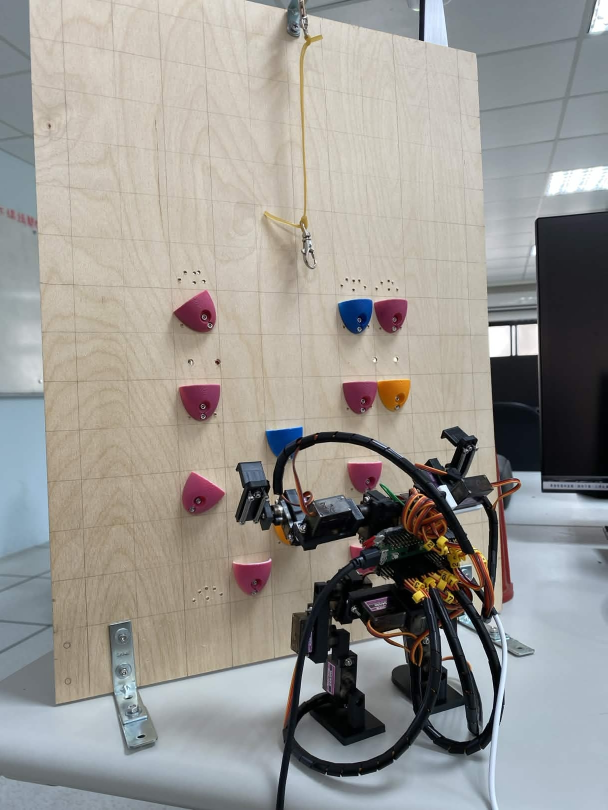
#> input picture images/Scene.jpg, 1215 x 1620 px, given in place of the camera (shown at 1/2 size)
$ python visual_serving_test.py
#> lines starting #> are read from the running program, lines starting #| are printed output that depends on the picture; after the words box and inside, x2 and y2 are one past the last pixel; in counts of white or black regions, pixels touching at a corner belong together
import cv2
import numpy as np
import math
import time
import serial

# ================= SERIAL =================
PICO_PORT = "COM4"
BAUD = 115200

pico = serial.Serial(PICO_PORT, BAUD, timeout=0.5)
time.sleep(3)
print("Connected to Pico:", PICO_PORT)

# [8 lines left out: function send_pico, not called in this run]

# ================= SETTINGS =================
AUTO_MOVE = False
last_send_time = 0

SEND_INTERVAL = 0.25
STEP = 3
MOVE_THRESHOLD = 5
DIST_OK = 20

# direction signs
ROLL_SIGN = 1
ARM_SIGN = 1

clicked_point = None
manual_lhand_point = None

# ================= HELPERS =================
def dist(p1, p2):
    return math.sqrt((p1[0] - p2[0]) ** 2 + (p1[1] - p2[1]) ** 2)

# [17 lines left out: function mouse_callback, not called in this run]

# ================= CAMERA =================
cap = cv2.VideoCapture(0)
cap.set(cv2.CAP_PROP_AUTOFOCUS, 1)
cap.set(cv2.CAP_PROP_FRAME_WIDTH, 1280)
cap.set(cv2.CAP_PROP_FRAME_HEIGHT, 720)

cv2.namedWindow("Detection")
cv2.setMouseCallback("Detection", mouse_callback)

# ================= MAIN LOOP =================
while True:
    ret, frame = cap.read()
#> frame is the input picture: shape (1620, 1215, 3); mean B, G, R 145.7, 150, 152.6

    if not ret:
        print("Cannot read camera frame")
        break

    hsv = cv2.cvtColor(frame, cv2.COLOR_BGR2HSV)
#> hsv: shape (1620, 1215, 3); mean H, S, V 59.2, 41.5, 159.8
    kernel = np.ones((5, 5), np.uint8)

    # ==================================================
    # RED: BODY MARKERS
    # ==================================================
    lower_red1 = np.array([0, 80, 80])
    upper_red1 = np.array([10, 255, 255])

    lower_red2 = np.array([170, 80, 80])
    upper_red2 = np.array([180, 255, 255])

    red_mask1 = cv2.inRange(hsv, lower_red1, upper_red1)
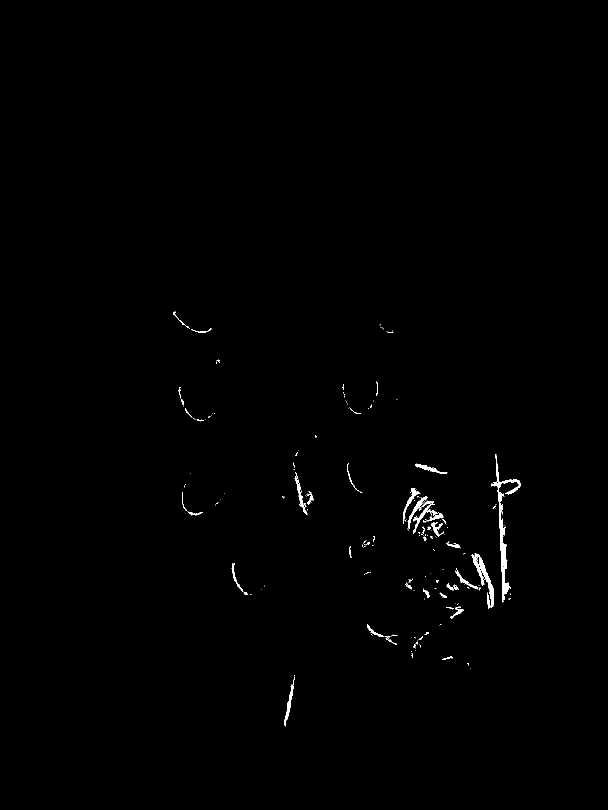
#> red_mask1: shape (1620, 1215) (shown at 1/2 size); 0.49% white; 210 white regions (161 under 20 px), largest, box (x1, y1, x2, y2) and area: (982, 908, 1042, 1205) 2335, (943, 1107, 988, 1215) 1111, (826, 1002, 876, 1067) 575
    red_mask2 = cv2.inRange(hsv, lower_red2, upper_red2)
#> red_mask2: shape (1620, 1215); 0.87% white; 127 white regions (107 under 20 px), largest, box (x1, y1, x2, y2) and area: (351, 580, 432, 663) 3057, (467, 1123, 544, 1189) 2494, (366, 944, 449, 1028) 2300
    red_mask = red_mask1 + red_mask2
#> red_mask: shape (1620, 1215); 1.4% white; 208 white regions (159 under 20 px), largest, box (x1, y1, x2, y2) and area: (982, 908, 1042, 1205) 3611, (346, 580, 432, 665) 3178, (463, 1123, 544, 1190) 2748

    red_mask = cv2.morphologyEx(red_mask, cv2.MORPH_OPEN, kernel)
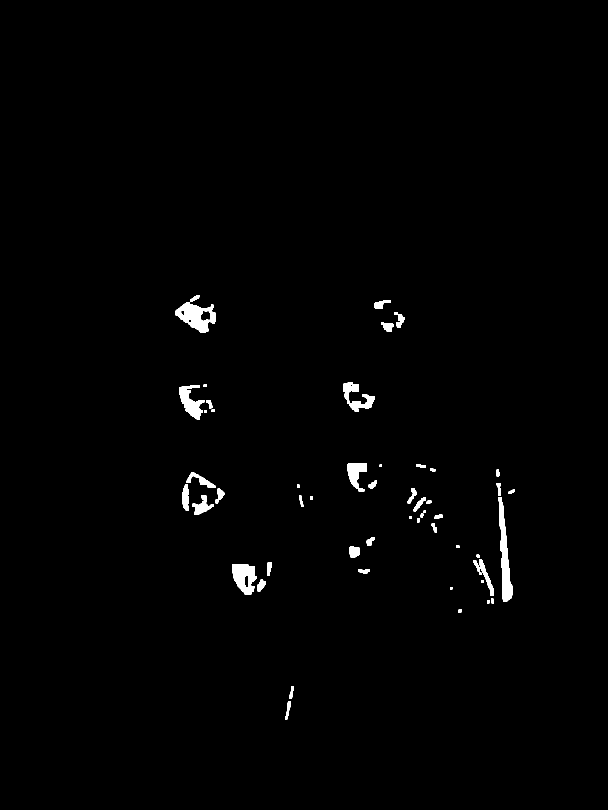
#> red_mask: shape (1620, 1215) (shown at 1/2 size); 1% white; 60 white regions, largest, box (x1, y1, x2, y2) and area: (996, 994, 1025, 1204) 2695, (351, 604, 432, 665) 2673, (464, 1128, 514, 1189) 2058
    red_mask = cv2.morphologyEx(red_mask, cv2.MORPH_CLOSE, kernel)
#> red_mask: shape (1620, 1215); 1% white; 42 white regions

    red_contours, _ = cv2.findContours(
        red_mask,
        cv2.RETR_EXTERNAL,
        cv2.CHAIN_APPROX_SIMPLE
    )
#> red_contours = 42 contours, 3 with area under 20; largest, box (x1, y1, x2, y2) and area: (351, 590, 432, 665) 3054, (993, 966, 1025, 1204) 2622, (464, 1128, 514, 1189) 2084, (358, 770, 429, 840) 1838, (686, 765, 750, 824) 1461

    red_points = []

    for cnt in red_contours:
        area = cv2.contourArea(cnt)

        if area < 80 or area > 8000:
            continue

        M = cv2.moments(cnt)
        if M["m00"] == 0:
            continue

        cx = int(M["m10"] / M["m00"])
        cy = int(M["m01"] / M["m00"])

        red_points.append((cx, cy, area))
#> this loop made 42 passes
#> (area, cx, cy) on passes 1, 3, 6, 7, 8, 9, 10, 12: (277.5, 578, 1404), (91, 981, 1202), (237.5, 521, 1170), (140.5, 727, 1141), (2084.5, 488, 1154), (177, 537, 1136), (733, 967, 1147), (374.5, 708, 1103)
#> after the loop, red_points = 26 items, first 6: (578, 1404, 277.5), (981, 1202, 91), (521, 1170, 237.5), (727, 1141, 140.5), (488, 1154, 2084.5), (537, 1136, 177)

    red_points = sorted(red_points, key=lambda p: p[2], reverse=True)[:4]
#> red_points = [(392, 630, 3053.5), (1008, 1107, 2622), (488, 1154, 2084.5), (384, 804, 1838)]

    if len(red_points) == 4:
        pts = [(p[0], p[1]) for p in red_points]
#> pts = [(392, 630), (1008, 1107), (488, 1154), (384, 804)]
        pts = sorted(pts, key=lambda p: p[1])
#> pts = [(392, 630), (384, 804), (1008, 1107), (488, 1154)]

        top = sorted(pts[:2], key=lambda p: p[0])
#> top = [(384, 804), (392, 630)]
        bottom = sorted(pts[2:], key=lambda p: p[0])
#> bottom = [(488, 1154), (1008, 1107)]

        P1 = top[0]
#> P1 = (384, 804)
        P2 = top[1]
#> P2 = (392, 630)
        P3 = bottom[0]
#> P3 = (488, 1154)
        P4 = bottom[1]
#> P4 = (1008, 1107)

        for label, p in zip(["P1", "P2", "P3", "P4"], [P1, P2, P3, P4]):
            cv2.circle(frame, p, 8, (0, 0, 255), -1)
            cv2.putText(
                frame,
                label,
                (p[0] + 10, p[1]),
                cv2.FONT_HERSHEY_SIMPLEX,
                0.6,
                (0, 0, 255),
                2
            )
#> this loop made 4 passes
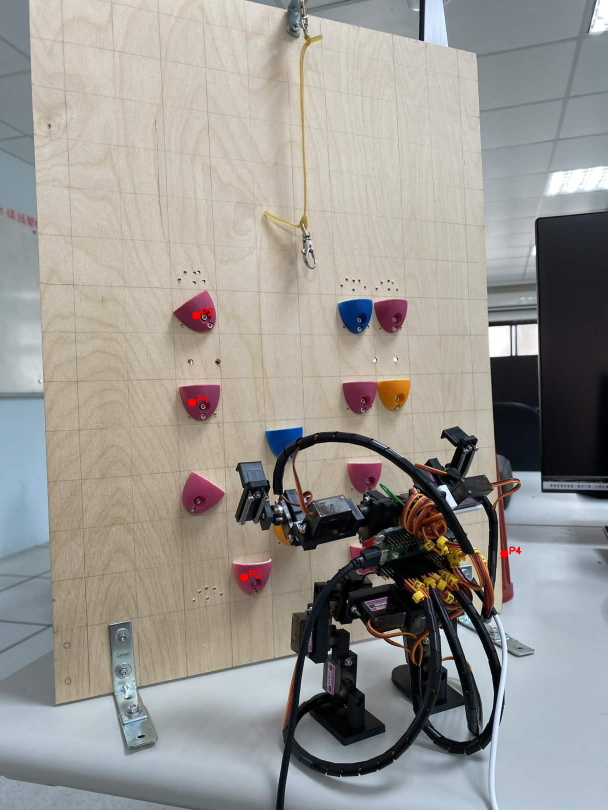
#> frame: shape (1620, 1215, 3) (shown at 1/2 size); 0.08% of pixels changed, all inside (x1, y1, x2, y2) = (376, 616, 1043, 1163)

        center_x = int((P1[0] + P2[0] + P3[0] + P4[0]) / 4)
#> center_x = 568
        center_y = int((P1[1] + P2[1] + P3[1] + P4[1]) / 4)
#> center_y = 923

        cv2.circle(frame, (center_x, center_y), 10, (255, 0, 255), -1)
#> frame: shape (1620, 1215, 3); 0.02% of pixels changed, all inside (x1, y1, x2, y2) = (558, 913, 579, 934)
        cv2.putText(
            frame,
            "BODY CENTER",
            (center_x + 15, center_y),
            cv2.FONT_HERSHEY_SIMPLEX,
            0.6,
            (255, 0, 255),
            2
        )
#> frame: shape (1620, 1215, 3); mean B, G, R 145.8, 149.9, 152.8

    # ==================================================
    # GREEN: HANDS / SOLES
    # ==================================================
    lower_green = np.array([35, 60, 60])
    upper_green = np.array([85, 255, 255])

    green_mask = cv2.inRange(hsv, lower_green, upper_green)
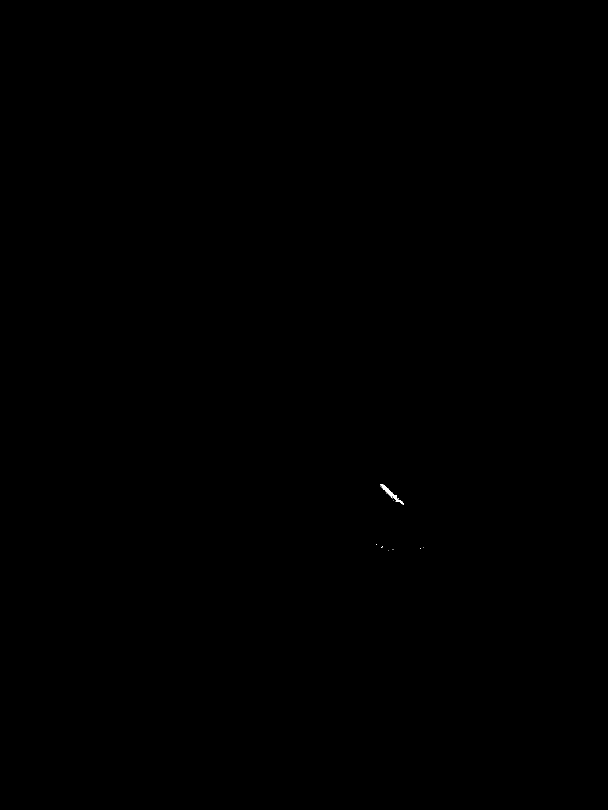
#> green_mask: shape (1620, 1215) (shown at 1/2 size); 0.02% white; 14 white regions (13 under 20 px), largest, box (x1, y1, x2, y2) and area: (760, 968, 808, 1010) 324
    green_mask = cv2.morphologyEx(green_mask, cv2.MORPH_OPEN, kernel)
#> green_mask: shape (1620, 1215); 0.01% white; 2 white regions
    green_mask = cv2.morphologyEx(green_mask, cv2.MORPH_CLOSE, kernel)

    green_contours, _ = cv2.findContours(
        green_mask,
        cv2.RETR_EXTERNAL,
        cv2.CHAIN_APPROX_SIMPLE
    )
#> green_contours = 2 contours; box (x1, y1, x2, y2) and area: (765, 971, 782, 988) 90, (787, 991, 793, 996) 20

    green_points = []

    for cnt in green_contours:
        area = cv2.contourArea(cnt)

        if area < 80 or area > 8000:
            continue

        rect = cv2.minAreaRect(cnt)
        (cx, cy), (w, h), angle = rect

        if w == 0 or h == 0:
            continue

        if w < h:
            angle += 90

        cx = int(cx)
        cy = int(cy)

        box = cv2.boxPoints(rect).astype(np.int32)

        green_points.append((cx, cy, area, box, angle))
#> this loop made 2 passes
#> (area, rect, cx, cy, w, h, angle, box) on pass 2: (90.5, ((772.8, 979.3), (6.36, 22.63), -45), 772, 979, 6.36, 22.63, 45, [[778, 989], [762, 973], [767, 969], [783, 985]])
#> after the loop, green_points = [(772, 979, 90.5, [[778, 989], [762, 973], [767, 969], [783, 985]], 45)]

    green_points = sorted(green_points, key=lambda p: p[2], reverse=True)[:4]

    L_hand = None
    R_hand = None
    L_sole = None
    R_sole = None

    if len(green_points) > 0:
        if manual_lhand_point is not None:
            mx, my = manual_lhand_point
            L_hand = min(
                green_points,
                key=lambda p: dist((p[0], p[1]), (mx, my))
            )
        else:
            gpts = sorted(green_points, key=lambda p: p[1])
#> gpts has the same summary as green_points

            if len(gpts) >= 2:
                hands = sorted(gpts[:2], key=lambda p: p[0])
                L_hand = hands[0]
                R_hand = hands[1]

            if len(gpts) >= 4:
                soles = sorted(gpts[2:], key=lambda p: p[0])
                L_sole = soles[0]
                R_sole = soles[1]

    for i, item in enumerate(green_points):
        cx, cy, area, box, angle = item

        cv2.drawContours(frame, [box], 0, (0, 255, 0), 2)
        cv2.circle(frame, (cx, cy), 5, (0, 255, 255), -1)
        cv2.putText(
            frame,
            f"G{i + 1}",
            (cx + 10, cy - 10),
            cv2.FONT_HERSHEY_SIMPLEX,
            0.6,
            (0, 255, 255),
            2
        )
#> this loop made 1 pass
#> (cx, cy, area, box, angle) on pass 1: (772, 979, 90.5, [[778, 989], [762, 973], [767, 969], [783, 985]], 45)
#> frame: shape (1620, 1215, 3); mean B, G, R 145.7, 149.9, 152.8

    if L_hand is not None:
        hx, hy, area, box, angle = L_hand

        cv2.circle(frame, (hx, hy), 12, (255, 0, 255), 3)
        cv2.putText(
            frame,
            "L_hand",
            (hx + 15, hy + 20),
            cv2.FONT_HERSHEY_SIMPLEX,
            0.7,
            (255, 0, 255),
            2
        )

    # ==================================================
    # BLUE: WALL HOLDS DISPLAY ONLY
    # ==================================================
    lower_blue = np.array([100, 80, 20])
    upper_blue = np.array([135, 255, 180])

    blue_mask = cv2.inRange(hsv, lower_blue, upper_blue)
#> blue_mask: shape (1620, 1215); 1.8% white; 916 white regions (783 under 20 px), largest, box (x1, y1, x2, y2) and area: (989, 808, 1083, 942) 8206, (677, 598, 745, 667) 3480, (601, 1184, 656, 1325) 3226
    blue_mask = cv2.morphologyEx(blue_mask, cv2.MORPH_OPEN, kernel)
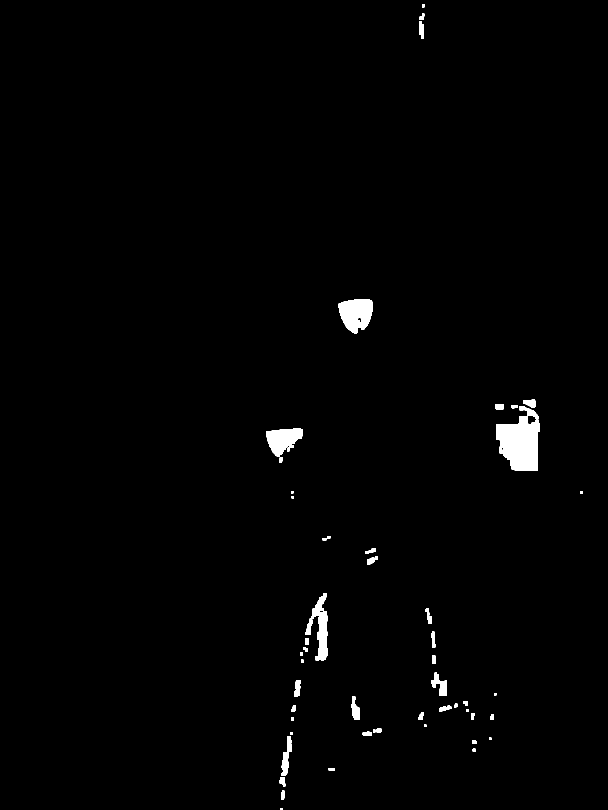
#> blue_mask: shape (1620, 1215) (shown at 1/2 size); 1.2% white; 56 white regions, largest, box (x1, y1, x2, y2) and area: (992, 812, 1079, 942) 7608, (677, 598, 745, 667) 3454, (532, 856, 605, 913) 2668
    blue_mask = cv2.morphologyEx(blue_mask, cv2.MORPH_CLOSE, kernel)
#> blue_mask: shape (1620, 1215); 1.2% white; 41 white regions

    blue_contours, _ = cv2.findContours(
        blue_mask,
        cv2.RETR_EXTERNAL,
        cv2.CHAIN_APPROX_SIMPLE
    )
#> blue_contours = 41 contours, 6 with area under 20; largest, box (x1, y1, x2, y2) and area: (992, 799, 1079, 942) 8086, (677, 598, 745, 667) 3384, (532, 856, 605, 926) 2668, (611, 1186, 655, 1321) 2476, (559, 1464, 585, 1573) 894

    holds = []

    for cnt in blue_contours:
        area = cv2.contourArea(cnt)

        if area < 800 or area > 12000:
            continue

        rect = cv2.minAreaRect(cnt)
        (cx, cy), (w, h), hold_angle = rect

        if w == 0 or h == 0:
            continue

        if max(w, h) / min(w, h) > 3.0:
            continue

        if area / (w * h) < 0.45:
            continue

        cx = int(cx)
        cy = int(cy)

        box = cv2.boxPoints(rect).astype(np.int32)
        holds.append((cx, cy, box))
#> this loop made 41 passes
#> area on passes 2, 3, 4, 5, 8, 11, 12, 13: 89.5, 48, 29, 50, 224.5, 57, 65.5, 92
#> after the loop, holds = [(570, 891, [[537, 927], [531, 861], [603, 854], [609, 920]]), (1035, 870, [[1078, 941], [992, 941], [992, 799], [1078, 799]]), (711, 632, [[679, 667], [676, 600], [743, 597], [747, 664]])]

    holds = sorted(holds, key=lambda h: (h[1], h[0]))
#> holds = [(711, 632, [[679, 667], [676, 600], [743, 597], [747, 664]]), (1035, 870, [[1078, 941], [992, 941], [992, 799], [1078, 799]]), (570, 891, [[537, 927], [531, 861], [603, 854], [609, 920]])]


    for hold_id, (cx, cy, box) in enumerate(holds, start=1):
        cv2.drawContours(frame, [box], 0, (255, 255, 255), 2)
        cv2.circle(frame, (cx, cy), 5, (255, 0, 0), -1)

        # ===== find top edge of rotated hold =====
        pts = box.tolist()

        edges = []
        for i in range(4):
            p1 = pts[i]
            p2 = pts[(i + 1) % 4]

            mid_y = (p1[1] + p2[1]) / 2
            edge_len = dist(p1, p2)

            edges.append((mid_y, edge_len, p1, p2))

        # smaller y means upper edge in image
        edges = sorted(edges, key=lambda e: e[0])
        top_edge = edges[0]

        p1 = tuple(top_edge[2])
        p2 = tuple(top_edge[3])

        # draw top tilted edge
        cv2.line(frame, p1, p2, (0, 255, 255), 4)

        cv2.putText(
            frame,
            f"H{hold_id}",
            (cx + 30, cy - 15),
            cv2.FONT_HERSHEY_SIMPLEX,
            0.8,
            (0, 255, 255),
            2
        )
#> this loop made 3 passes
#> (cx, cy, pts, top_edge) on passes 1 to 3: (711, 632, [[679, 667], [676, 600], [743, 597], [747, 664]], (598.5, 67.07, [676, 600], [743, 597])), (1035, 870, [[1078, 941], [992, 941], [992, 799], [1078, 799]], (799, 86, [992, 799], [1078, 799])), (570, 891, [[537, 927], [531, 861], [603, 854], [609, 920]], (857.5, 72.34, [531, 861], [603, 854]))
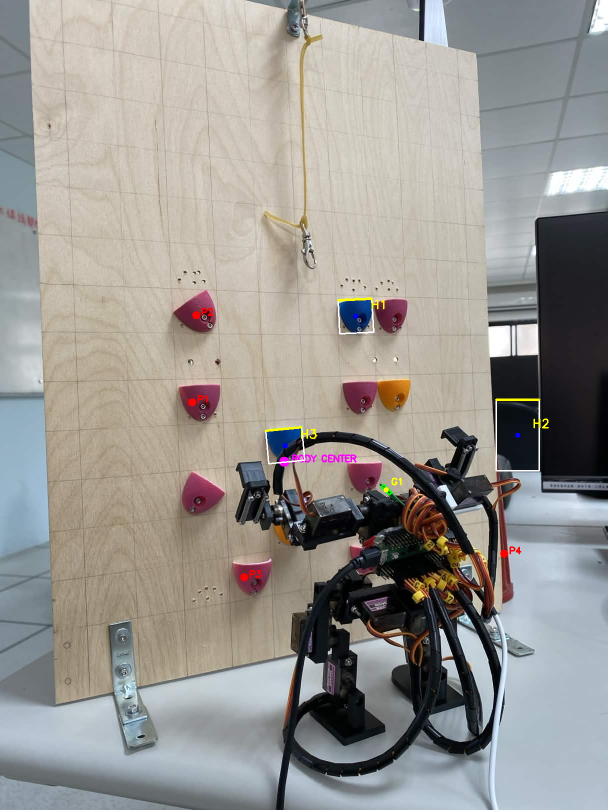
#> frame: shape (1620, 1215, 3) (shown at 1/2 size); mean B, G, R 145.8, 150.2, 153.2

    # ==================================================
    # TARGET: ANY CLICKED POINT
    # ==================================================
    target_point = clicked_point

    if target_point is not None:
        tx, ty = target_point

        cv2.circle(frame, (tx, ty), 10, (0, 0, 255), -1)
        cv2.putText(
            frame,
            "TARGET",
            (tx + 15, ty),
            cv2.FONT_HERSHEY_SIMPLEX,
            0.7,
            (0, 0, 255),
            2
        )

    # ==================================================
    # VISUAL SERVO CONTROL
    # ==================================================
    if AUTO_MOVE and target_point is not None and L_hand is not None:
        now = time.time()

        if now - last_send_time > SEND_INTERVAL:
            tx, ty = target_point
            hx, hy, area, hbox, hand_angle = L_hand

            ex = tx - hx
            ey = ty - hy
            d = dist((hx, hy), (tx, ty))

            print(f"[VS] d={d:.1f}, ex={ex}, ey={ey}")

            if d < DIST_OK:
                print("Target reached")
                AUTO_MOVE = False
                send_pico("stop")

            else:
                sent = False

                if abs(ex) > MOVE_THRESHOLD:
                    if ex > 0:
                        send_pico(f"rel L_shoulder_roll {ROLL_SIGN * -STEP}")
                    else:
                        send_pico(f"rel L_shoulder_roll {ROLL_SIGN * STEP}")

                    sent = True

                if abs(ey) > MOVE_THRESHOLD:
                    if ey > 0:
                        send_pico(f"rel L_arm {ARM_SIGN * STEP}")
                    else:
                        send_pico(f"rel L_arm {ARM_SIGN * -STEP}")

                    sent = True

                if not sent:
                    print("Error small, no command sent")

            last_send_time = now

    # ==================================================
    # DISPLAY
    # ==================================================
    status = "AUTO_MOVE: ON" if AUTO_MOVE else "AUTO_MOVE: OFF"

    cv2.putText(
        frame,
        status,
        (30, 40),
        cv2.FONT_HERSHEY_SIMPLEX,
        1.0,
        (0, 255, 0) if AUTO_MOVE else (0, 0, 255),
        3
    )

    cv2.putText(
        frame,
        "Left click any target | Right click L_hand | m=start | c=clear | ESC=quit",
        (30, 80),
        cv2.FONT_HERSHEY_SIMPLEX,
        0.65,
        (255, 255, 255),
        2
    )
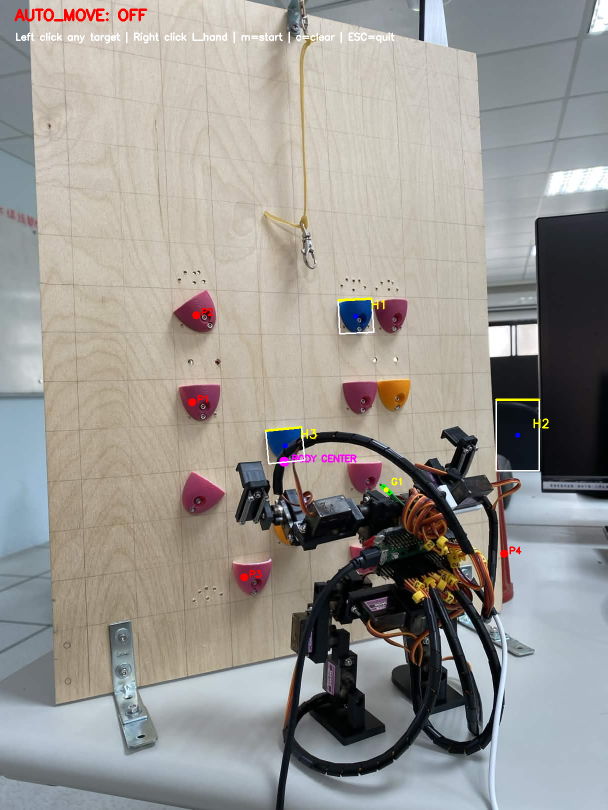
#> frame: shape (1620, 1215, 3) (shown at 1/2 size); mean B, G, R 145.7, 150.1, 153.4

    cv2.imshow("Detection", frame)
    cv2.imshow("Blue Mask", blue_mask)
    cv2.imshow("Red Mask", red_mask)
    cv2.imshow("Green Mask", green_mask)

    key = cv2.waitKey(1) & 0xFF
#> (key Esc is pressed here)

    if key == 27:
        break

    elif key == ord("m"):
        if target_point is None:
            print("No target. Left click any point first.")
        elif L_hand is None:
            print("No L_hand detected.")
        else:
            AUTO_MOVE = not AUTO_MOVE
            last_send_time = 0
            print("AUTO_MOVE:", AUTO_MOVE)

    elif key == ord("c"):
        clicked_point = None
        AUTO_MOVE = False
        last_send_time = 0
        print("Selection cleared")

# ================= CLEANUP =================
cap.release()
cv2.destroyAllWindows()
pico.close()
